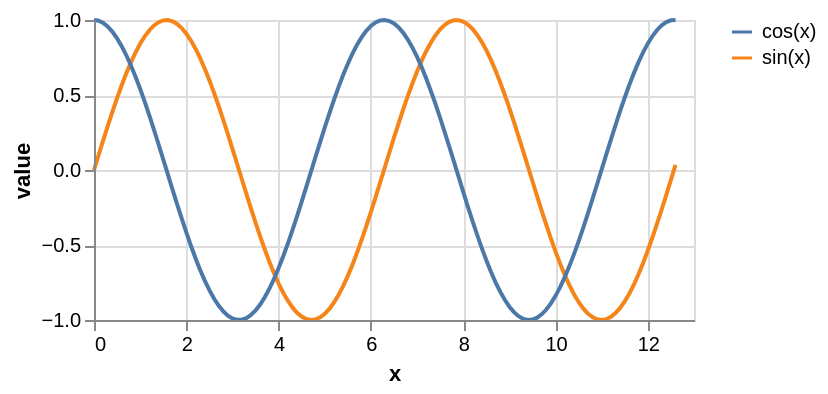

Express this chart as Vega-Lite.
### Vega specification from a JSON file in a GitHub repository (floating-point values rounded to 4 significant figures)
{"$schema": "https://vega.github.io/schema/vega/v5.json", "description": "Plots two functions using a generated sequence.", "autosize": "pad", "padding": 5, "width": 300, "height": 150, "style": "cell", "data": [{"name": "source_0", "transform": [{"type": "sequence", "start": 0, "stop": 12.7, "step": 0.1, "as": "x"}, {"type": "formula", "expr": "sin(datum.x)", "as": "sin(x)"}, {"type": "formula", "expr": "cos(datum.x)", "as": "cos(x)"}, {"type": "fold", "fields": ["sin(x)", "cos(x)"], "as": ["key", "value"]}]}], "marks": [{"name": "pathgroup", "type": "group", "from": {"facet": {"name": "faceted_path_main", "data": "source_0", "groupby": ["key"]}}, "encode": {"update": {"width": {"field": {"group": "width"}}, "height": {"field": {"group": "height"}}}}, "marks": [{"name": "marks", "type": "line", "style": ["line"], "sort": {"field": "datum[\"x\"]", "order": "descending"}, "from": {"data": "faceted_path_main"}, "encode": {"update": {"stroke": {"scale": "color", "field": "key"}, "x": {"scale": "x", "field": "x"}, "y": {"scale": "y", "field": "value"}, "defined": {"signal": "datum[\"x\"] !== null && !isNaN(datum[\"x\"]) && datum[\"value\"] !== null && !isNaN(datum[\"value\"])"}}}}]}], "scales": [{"name": "x", "type": "linear", "domain": {"data": "source_0", "field": "x"}, "range": [0, {"signal": "width"}], "nice": true, "zero": false}, {"name": "y", "type": "linear", "domain": {"data": "source_0", "field": "value"}, "range": [{"signal": "height"}, 0], "nice": true, "zero": true}, {"name": "color", "type": "ordinal", "domain": {"data": "source_0", "field": "key", "sort": true}, "range": "category"}], "axes": [{"scale": "x", "orient": "bottom", "grid": false, "title": "x", "labelFlush": true, "labelOverlap": true, "tickCount": {"signal": "ceil(width/40)"}, "zindex": 1}, {"scale": "x", "orient": "bottom", "gridScale": "y", "grid": true, "tickCount": {"signal": "ceil(width/40)"}, "domain": false, "labels": false, "maxExtent": 0, "minExtent": 0, "ticks": false, "zindex": 0}, {"scale": "y", "orient": "left", "grid": false, "title": "value", "labelOverlap": true, "tickCount": {"signal": "ceil(height/40)"}, "zindex": 1}, {"scale": "y", "orient": "left", "gridScale": "x", "grid": true, "tickCount": {"signal": "ceil(height/40)"}, "domain": false, "labels": false, "maxExtent": 0, "minExtent": 0, "ticks": false, "zindex": 0}], "legends": [{"stroke": "color", "gradientLength": {"signal": "clamp(height, 64, 200)"}, "symbolType": "stroke"}]}
